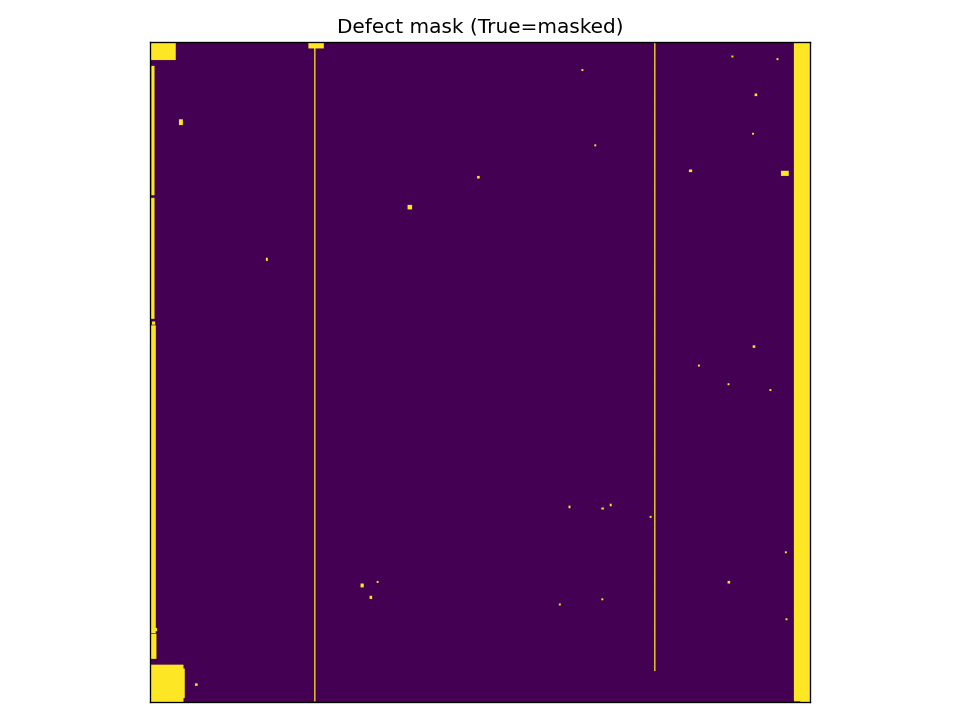
#> input picture packages/defects/defects_tools/defects/defects_20251221T201149Z/mask.png, 960 x 720 px
$ python -i build_defects.py   (imports and definitions only)
#> lines starting #> are read from the running program, lines starting #| are printed output that depends on the picture; after the words box and inside, x2 and y2 are one past the last pixel; in counts of white or black regions, pixels touching at a corner belong together
#!/usr/bin/env python
"""Build rectangular sensor-defect masks from cpFlat outputs (framework tool).

Stack-side worker (runs inside the LSST environment via
``run_with_stack([... "-m", "stips.pipeline_tools.build_defects", ...])`` or the
``stips-defects-build`` console script). This is the instrument-neutral
extraction of the former ``obs-nickel-defects`` package: the *algorithm* is
framework code parameterized by the active instrument profile, while an
instrument's generated defect *products* live under its own tree (e.g.
``instruments/nickel/obs_nickel_data/``).

Algorithm (unchanged from the Nickel original)
----------------------------------------------
1. Query all ``flat`` datasets for the instrument in the given collection(s) and
   build a per-pixel **median flat**.
2. **Auto-detect** defect rectangles: Gaussian-smooth the median flat, take the
   ratio ``flat / smooth``, threshold outside ``[ratio_lo, ratio_hi]``,
   morphologically open the mask, then bound each connected component with a
   rectangle (dropping components below ``min_area`` pixels).
3. Optionally merge **manual** rectangles (repeatable ``--manual-box`` and/or a
   ``--manual-csv``), with optional Y-inversion (for a flipped detector frame),
   bounds-clipping, and exact de-duplication. Manual boxes win ordering.
4. Emit the rectangles as a CSV and/or an ECSV curated-calibration file, and/or
   ingest them into Butler as a ``defects`` calibration (optionally certifying a
   validity window into the calib chain). QA PNG overlays are optional.

Parameterization
----------------
The instrument name (Butler queries) and collection prefix (default collection
names) come from the active instrument profile (``INSTRUMENT_DIR``), overridable
with ``--instrument``. Detection thresholds are CLI arguments whose defaults are
the values that produced the current Nickel products (``--sigma 7``,
``--ratio-hi 1.10``, ``--ratio-lo 0.90``, ``--min-area 8``, ``--open 2``). The
detector id/name and raft name are CLI arguments (single-CCD generic defaults).

Producing a defect package for a NEW instrument
-----------------------------------------------
1. Build calibration flats for the instrument (``stips calibs``), then point this
   tool at that collection::

     stips-defects-build --repo $REPO --collection <cpFlat run> \
       --ecsv-out instruments/<name>/obs_<name>_data/<Prefix>/defects/ccd0/ \
       --calib-date 1970-01-01T00:00:00 --plot

   Tune ``--sigma/--ratio-hi/--ratio-lo/--min-area/--open`` to your sensor and
   add ``--manual-box X0 Y0 W H`` for defects the auto-pass misses.
2. Commit the emitted ``.ecsv`` under the instrument's curated data package and
   ``butler write-curated-calibrations $REPO <instrument-class>``.
3. Record the exact invocation + thresholds in the instrument's
   ``defects/README.md`` (see ``instruments/nickel/defects/README.md``).

Nothing here is Nickel-specific: a fork reuses this tool unchanged and only
stores its own generated ``.ecsv`` products and recipe.
"""

from __future__ import annotations

import argparse
import os
import sys
import warnings
from datetime import datetime, timezone
from typing import Iterable, List, Optional, Tuple

# ------------------------------ pure helpers ---------------------------
# These carry NO ``lsst`` / matplotlib imports so ``--help`` and the unit
# tests run in a plain venv (matching build_crosstalk_calib's house style).

Rect = Tuple[int, int, int, int]
LabeledRect = Tuple[int, int, int, int, str]


def ts_utc() -> str:
    """UTC timestamp ``YYYYMMDDTHHMMSSZ`` for default output/collection names."""
    return datetime.now(timezone.utc).strftime("%Y%m%dT%H%M%SZ")


def detect_rectangles_from_flat(
    img,
    sigma_pix: int = 7,
    ratio_hi: float = 1.10,
    ratio_lo: float = 0.90,
    min_area_px: int = 8,
    open_kernel: int = 2,
) -> List[Rect]:
    """Return rectangles ``(x0, y0, w, h)`` indicating likely sensor defects.

    Works by smoothing + ratio thresholding + connected components. ``numpy`` and
    ``scipy.ndimage`` are imported lazily so this module imports in a plain venv.
    """
    import numpy as np
    from scipy.ndimage import binary_opening, find_objects, gaussian_filter, label

    img = img.astype(np.float32)
    smooth = gaussian_filter(img, sigma=sigma_pix)
    smooth = np.maximum(smooth, 1e-6)
    ratio = img / smooth

    mask = (ratio > ratio_hi) | (ratio < ratio_lo)
    if open_kernel > 0:
        mask = binary_opening(
            mask, structure=np.ones((open_kernel, open_kernel), dtype=bool)
        )

    labels, _ = label(mask)
    rects: List[Rect] = []
    for sl in find_objects(labels):
        if sl is None:
            continue
        ys, xs = sl
        h = int(ys.stop - ys.start)
        w = int(xs.stop - xs.start)
        if w * h < min_area_px:
            continue
        rects.append((int(xs.start), int(ys.start), w, h))
    return rects


# [647 lines left out: functions masked_fraction, _clip_box_to_bounds, _read_manual_csv, _dedupe_exact, assemble_rectangles, generate_ecsv_content and 12 more, not called in this run]


# [2 lines not run here, left out]

>>> import cv2
>>> picture = cv2.imread('../../../../defects/defects_tools/defects/defects_20251221T201149Z/mask.png', cv2.IMREAD_GRAYSCALE)
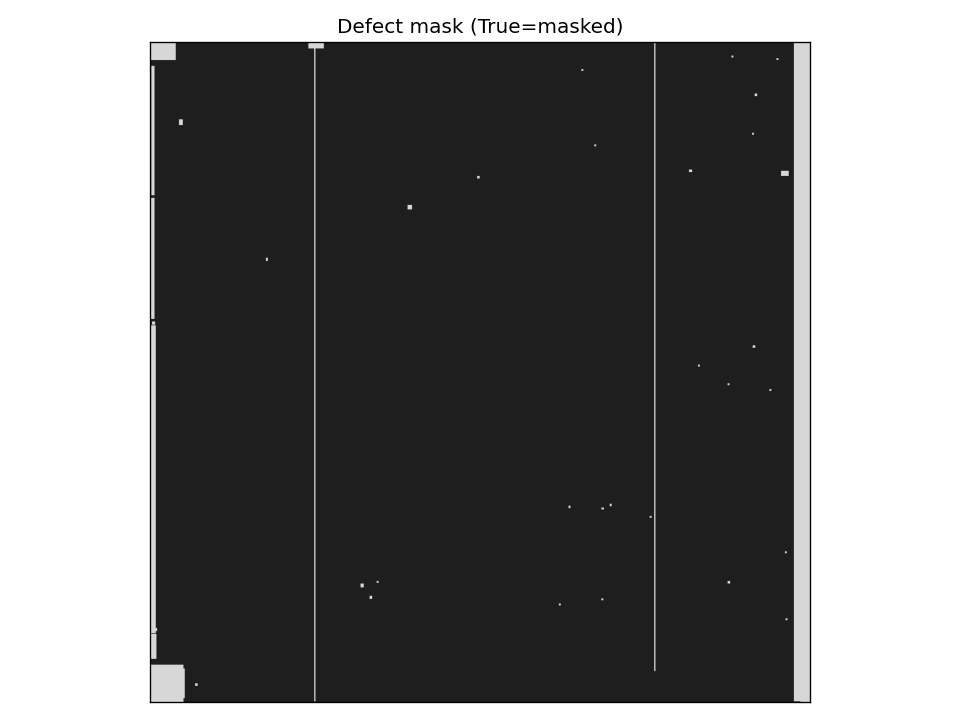
#> picture: shape (720, 960); min 0, max 255, mean 116.5
>>> result = detect_rectangles_from_flat(picture)
#> in detect_rectangles_from_flat, `smooth = gaussian_filter(img, sigma=sigma_pix)`:
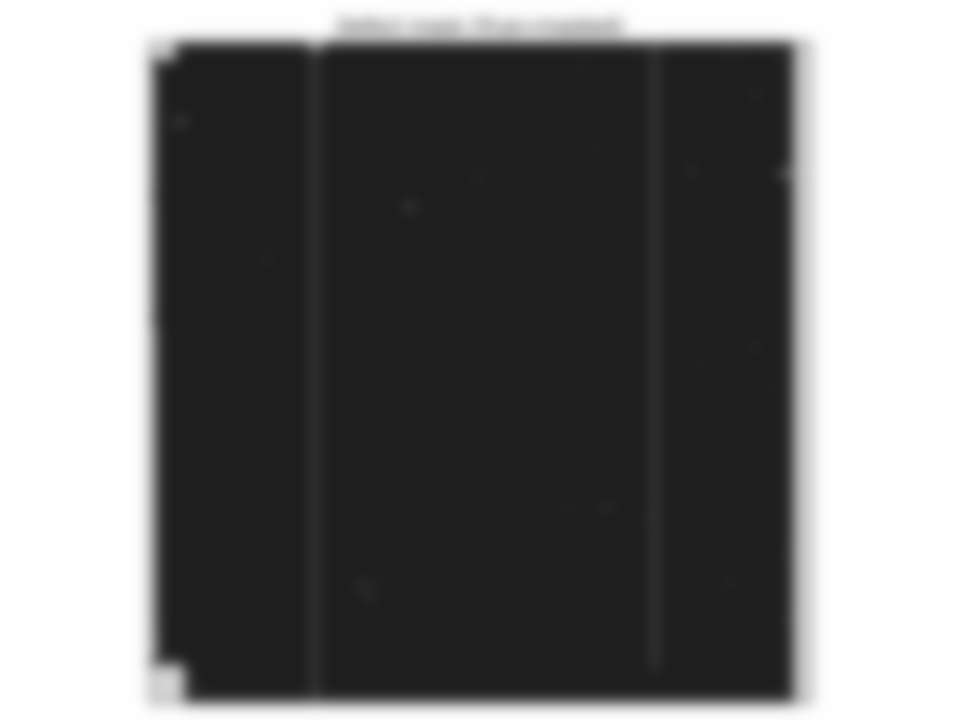
#> smooth: shape (720, 960) float32; min 30, max 255, mean 116.5
#> in detect_rectangles_from_flat, `ratio = img / smooth`:
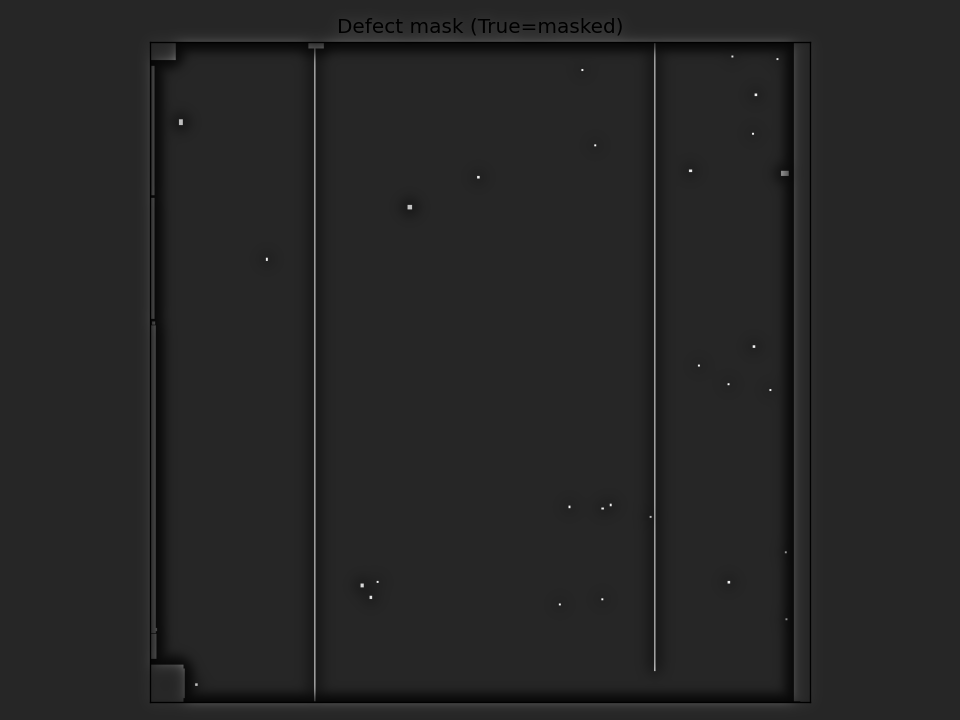
#> ratio: shape (720, 960) float32; min 0, max 6.68, mean 0.985; drawn with min black and max white
#> in detect_rectangles_from_flat, `mask = (ratio > ratio_hi) | (ratio < ratio_lo)`:
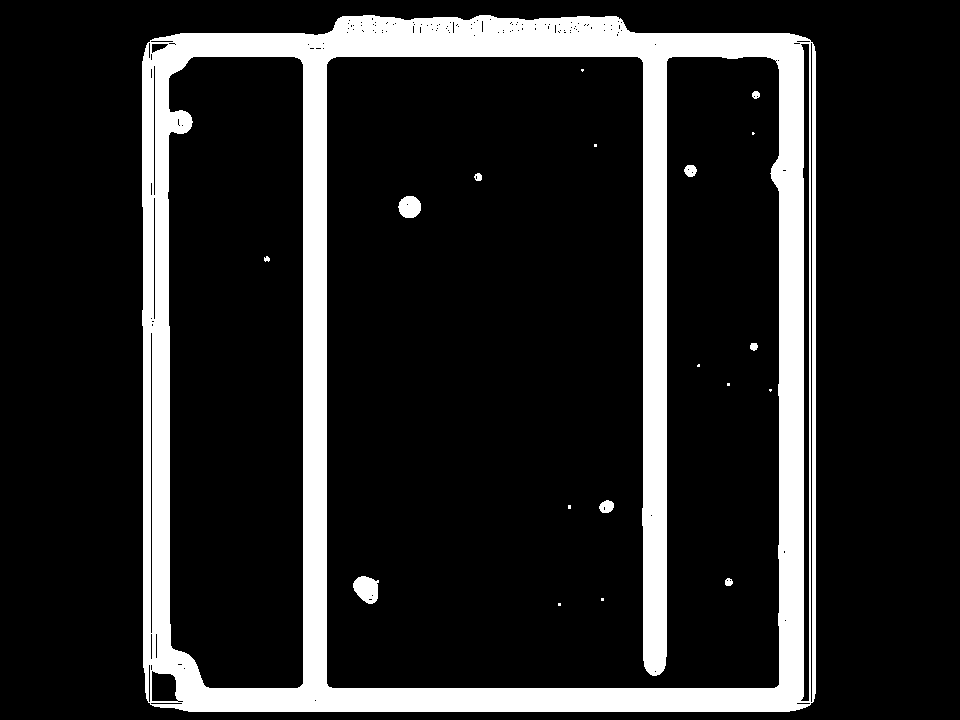
#> mask: shape (720, 960) bool; 15.1% white; 19 white regions (9 under 20 px), largest, box (x1, y1, x2, y2) and area: (142, 15, 816, 712) 102842, (353, 576, 379, 604) 528, (398, 196, 421, 218) 401
#> in detect_rectangles_from_flat, `mask = binary_opening( mask, structure=np.ones((open_kernel, open_kern..`: mask: shape (720, 960) bool; 15.1% white; 20 white regions (9 under 20 px), largest, box (x1, y1, x2, y2) and area: (142, 15, 811, 712) 100177, (812, 44, 816, 702) 2612, (353, 576, 379, 604) 528
#> in detect_rectangles_from_flat, `labels, _ = label(mask)`:
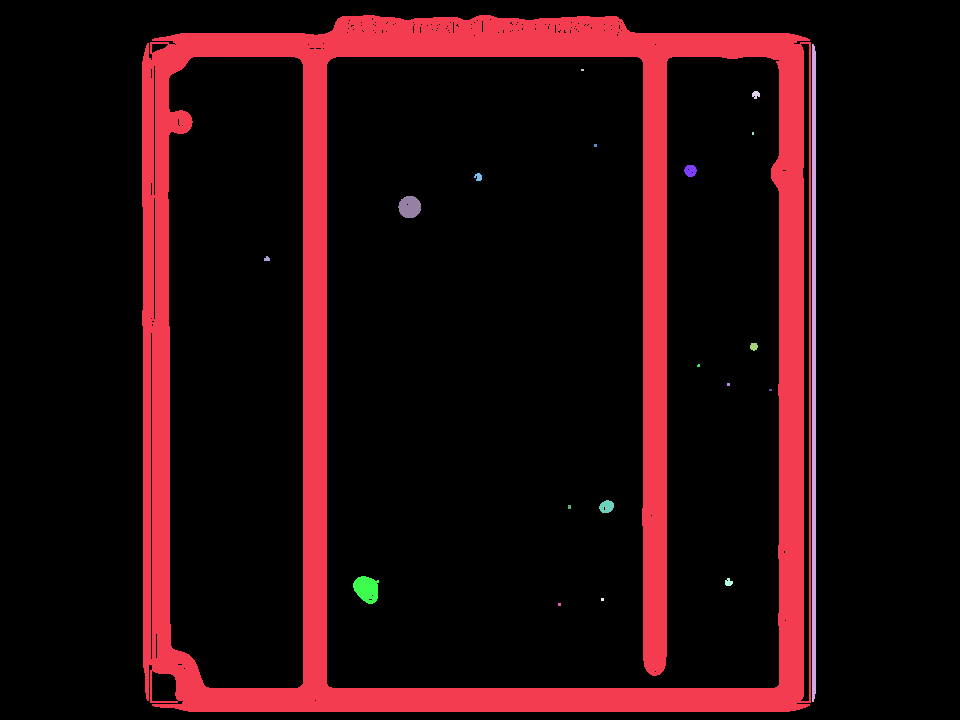
#> labels: shape (720, 960) int32; 21 distinct labels, from 0 to 20; one colour per label, 0 black
#> the loop in detect_rectangles_from_flat, `for sl in find_objects(labels):` made 20 passes
#> (h, w) on passes 1 to 12: (697, 669), (658, 4), (2, 3), (8, 8), (3, 2), (3, 3), (12, 13), (8, 8), (22, 23), (5, 6), (8, 8), (3, 3)
#> after the loop in detect_rectangles_from_flat, `for sl in find_objects(labels):`: rects = 17 items, first 6: (142, 15, 669, 697), (812, 44, 4, 658), (752, 91, 8, 8), (594, 144, 3, 3), (684, 165, 13, 12), (474, 173, 8, 8)
#> result has the same summary as rects in detect_rectangles_from_flat
